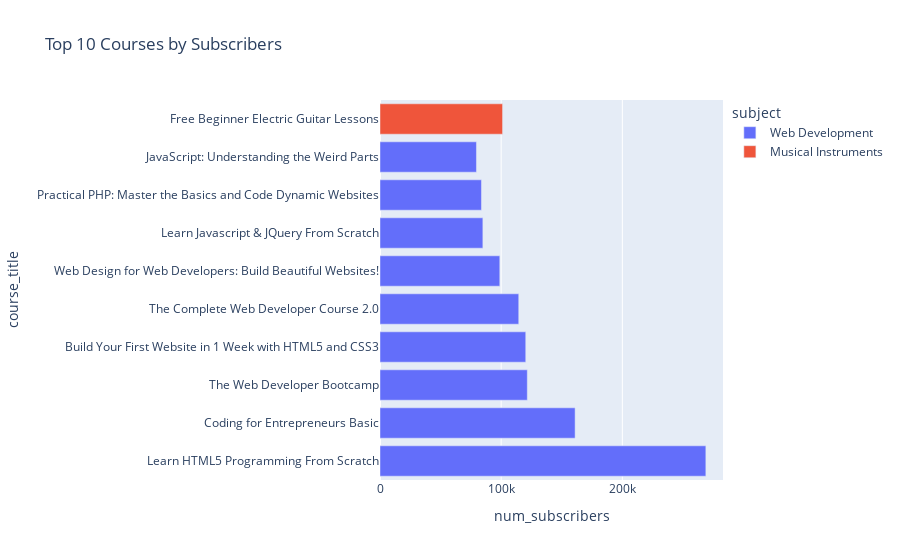

The cell this chart's notebook holds for it:
### Markdown cell above
#### num_subscribers top 10 courses

### Code cell
num_sub =data[['course_title','subject','num_subscribers']].sort_values(by ='num_subscribers', ascending = False).head(10)

fig = px.bar(num_sub, 
             y="course_title",  
             x="num_subscribers",  
             title="Top 10 Courses by Subscribers",  color = 'subject',
             )

fig.show()

### Figure 1 — Plotly figure (JSON) as saved in the notebook; plotly's stock layout.template omitted (floating-point values rounded to 4 significant figures)
{"data": [{"alignmentgroup": "True", "hovertemplate": "subject=Web Development<br>num_subscribers=%{x}<br>course_title=%{y}<extra></extra>", "legendgroup": "Web Development", "marker": {"color": "#636efa", "pattern": {"shape": ""}}, "name": "Web Development", "offsetgroup": "Web Development", "orientation": "h", "showlegend": true, "textposition": "auto", "type": "bar", "x": [268923, 161029, 121584, 120291, 114512, 98867, 84897, 83737, 79612], "xaxis": "x", "y": ["Learn HTML5 Programming From Scratch", "Coding for Entrepreneurs Basic", "The Web Developer Bootcamp", "Build Your First Website in 1 Week with HTML5 and CSS3", "The Complete Web Developer Course 2.0", "Web Design for Web Developers: Build Beautiful Websites!", "Learn Javascript & JQuery From Scratch", "Practical PHP: Master the Basics and Code Dynamic Websites", "JavaScript: Understanding the Weird Parts"], "yaxis": "y"}, {"alignmentgroup": "True", "hovertemplate": "subject=Musical Instruments<br>num_subscribers=%{x}<br>course_title=%{y}<extra></extra>", "legendgroup": "Musical Instruments", "marker": {"color": "#EF553B", "pattern": {"shape": ""}}, "name": "Musical Instruments", "offsetgroup": "Musical Instruments", "orientation": "h", "showlegend": true, "textposition": "auto", "type": "bar", "x": [101154], "xaxis": "x", "y": ["Free Beginner Electric Guitar Lessons"], "yaxis": "y"}], "layout": {"autosize": true, "barmode": "relative", "legend": {"title": {"text": "subject"}, "tracegroupgap": 0}, "title": {"text": "Top 10 Courses by Subscribers"}, "xaxis": {"anchor": "y", "autorange": true, "domain": [0, 1], "range": [0, 283100.0], "title": {"text": "num_subscribers"}, "type": "linear"}, "yaxis": {"anchor": "x", "autorange": true, "domain": [0, 1], "range": [-0.5, 9.5], "title": {"text": "course_title"}, "type": "category"}}}
